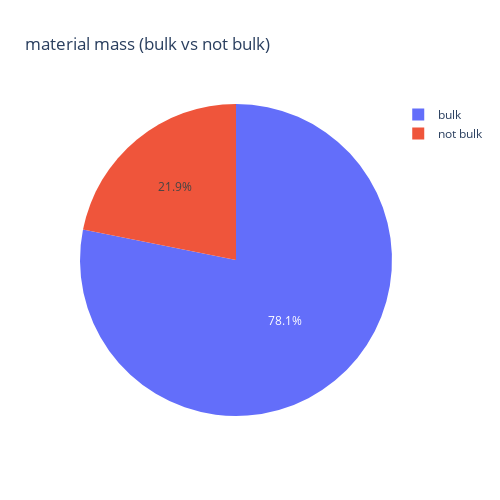

The notebook cell saved with this chart:
### Code cell
df = model.build_info
df = df[(df.biobased_type == 'none') & (df.material != 'modules')]
df['bulk'] = df.material.map(lambda x: 'bulk' if x in ['cement_cover-floor', 'concrete_in-situ', 'concrete_prefab', 'gravel_sand'] else 'not bulk')
df = df[~df.tons.isna()]
df

fig = px.pie(df, values='tons', names='bulk', title='material mass (bulk vs not bulk)', height=500, width=500)
fig.show()

### Figure 1 — Plotly figure (JSON) as saved in the notebook; plotly's stock layout.template omitted (floating-point values rounded to 4 significant figures)
{"data": [{"domain": {"x": [0, 1], "y": [0, 1]}, "hovertemplate": "bulk=%{label}<br>tons=%{value}<extra></extra>", "labels": ["bulk", "bulk", "not bulk", "bulk", "bulk", "not bulk", "not bulk", "not bulk", "bulk", "not bulk", "not bulk", "bulk", "not bulk", "not bulk", "not bulk", "not bulk", "bulk", "bulk", "not bulk", "bulk", "bulk", "not bulk", "not bulk", "not bulk", "bulk", "bulk", "not bulk", "not bulk", "not bulk", "not bulk", "not bulk", "not bulk", "not bulk", "bulk", "bulk", "not bulk", "bulk", "bulk", "not bulk", "not bulk", "not bulk", "bulk", "bulk", "not bulk", "not bulk", "not bulk", "not bulk", "not bulk", "not bulk"], "legendgroup": "", "name": "", "showlegend": true, "type": "pie", "values": [2652, 200, 221, 547.2, 7816, 199.3, 321, 322, 723.8, 216, 2100, 6.2, 2200, 26.1, 13.3, 60, 9792, 250, 816, 21648, 11066, 597.8, 194.3, 1922, 1052.0, 928.4, 522, 3540.0, 2760, 69, 8.8, 26, 90.7, 26580, 300, 2215, 9360, 38020, 1329.0, 361.7, 538, 253.0, 3128.0, 1594, 8922, 5975, 113.5, 19, 328]}], "layout": {"height": 500, "legend": {"tracegroupgap": 0}, "title": {"text": "material mass (bulk vs not bulk)"}, "width": 500}}
